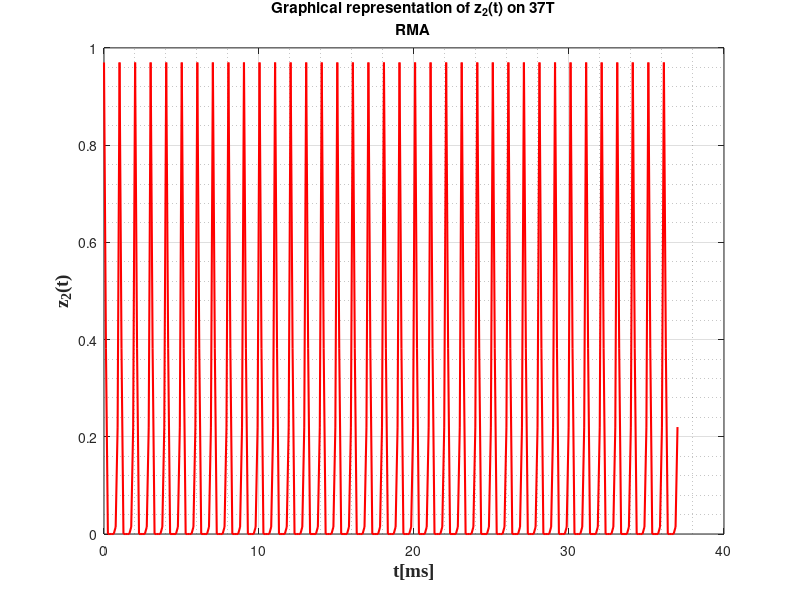

The MATLAB source for this figure:
%z2(t) 
T_2=1;
t = linspace(0,1,4);
x = 0.86*t.^2-2.05*t+0.97;
v=ones(1,37*2);
for i=1:37*2
   if mod(i,2) == 0
       v(i)=-v(i);
   end
end
y2=x'*v;
y2=y2(:);
for i = 1:148*2
    if y2(i) < 0
        y2(i) = 0;
    end
end
T2=linspace(0,37*T_2,(T_2+1)*37*2*2);
T2=T2(:);
figure(2);
plot(T2,y2,'r','LineWidth',1.5);
grid on;
grid minor;
xlabel('t[ms]', 'fontweight', 'bold', 'fontsize', 14, 'FontName', 'Times New Roman');
ylabel('z_{2}(t)','fontweight','bold','fontsize', 14, 'FontName', 'Times New Roman');
title({'Graphical representation of z_{2}(t) on 37T';'RMA'});
